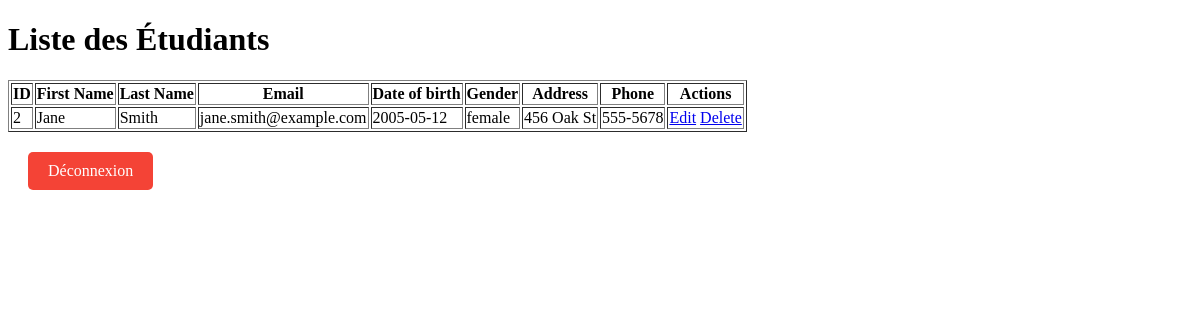
Screenshot of /teacherDashboard.php (signed in) with the database file from the repository.
### tables this page shows
CREATE TABLE students (
    id INT AUTO_INCREMENT PRIMARY KEY,
    first_name VARCHAR(255) NOT NULL,
    last_name VARCHAR(255) NOT NULL,
    email VARCHAR(255) UNIQUE NOT NULL,
    date_of_birth DATE,
    gender ENUM('male', 'female', 'other'),
    address VARCHAR(255),
    phone_number VARCHAR(15),
    teacher_id INT,
    FOREIGN KEY (teacher_id) REFERENCES users(id)
);

### teacherDashboard.php (the view, shortened to what this page needs)
<?php
include 'db.php';
$teacher_id = $_SESSION['user_id'];
?>
<!DOCTYPE html>
<html lang="fr">
<head>
    <link rel="stylesheet" href="style.css">
</head>
<body>
    <h1>Liste des Étudiants</h1>
    <table border="1">
        <tr>
            <th>ID</th>
            <th>First Name</th>
            <th>Last Name</th>
            <th>Email</th>
            <th>Date of birth</th>
            <th>Gender</th>
            <th>Address</th>
            <th>Phone</th>
            <th>Actions</th>
        </tr>
        <?php
        $stmt = $con->prepare("SELECT * FROM students WHERE teacher_id = ?");
        $stmt->execute([$teacher_id]);
        while ($row = $stmt->fetch(PDO::FETCH_ASSOC)) {
            echo "<tr>";
            echo "<td>" . htmlspecialchars($row['id']) . "</td>";
            echo "<td>" . htmlspecialchars($row['first_name']) . "</td>";
            echo "<td>" . htmlspecialchars($row['last_name']) . "</td>";
            echo "<td>" . htmlspecialchars($row['email']) . "</td>";
            echo "<td>" . htmlspecialchars($row['date_of_birth']) . "</td>";
            echo "<td>" . htmlspecialchars($row['gender']) . "</td>";
            echo "<td>" . htmlspecialchars($row['address']) . "</td>";
            echo "<td>" . htmlspecialchars($row['phone_number']) . "</td>";
            echo "<td><a href='editSTUDENT.php?id=" . $row['id'] . "'>Edit</a> <a href='deleteSTUDENT.php?id=" . $row['id'] . "'>Delete</a></td>";
            echo "</tr>";
        }
        ?>
    </table>
    <a href="login.php?action=logout" class="logout_button">Déconnexion</a>
</body>
</html>

### style.css (style rules this page uses)
.logout_button { display: inline-block; padding: 10px 20px; margin: 20px; background-color: #f44336; color: white; border-radius: 5px; text-decoration: none; font-size: 1em; }

### rows the page displays
students: id "2", first_name "Jane", last_name "Smith", email "jane.smith@example.com", date_of_birth "2005-05-12", gender "female", address "456 Oak St", phone_number "555-5678"
